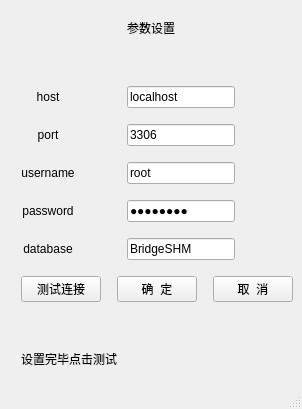
<?xml version="1.0" encoding="UTF-8"?>
<ui version="4.0">
 <class>MainWindow</class>
 <widget class="QMainWindow" name="MainWindow">
  <property name="geometry">
   <rect>
    <x>0</x>
    <y>0</y>
    <width>301</width>
    <height>409</height>
   </rect>
  </property>
  <property name="windowTitle">
   <string>MainWindow</string>
  </property>
  <widget class="QWidget" name="centralwidget">
   <layout class="QGridLayout" name="gridLayout">
    <item row="12" column="0" colspan="7">
     <spacer name="verticalSpacer_2">
      <property name="orientation">
       <enum>Qt::Vertical</enum>
      </property>
      <property name="sizeType">
       <enum>QSizePolicy::Fixed</enum>
      </property>
      <property name="sizeHint" stdset="0">
       <size>
        <width>20</width>
        <height>10</height>
       </size>
      </property>
     </spacer>
    </item>
    <item row="13" column="2" colspan="5">
     <layout class="QHBoxLayout" name="horizontalLayout">
      <item>
       <widget class="QPushButton" name="testconBtn">
        <property name="sizePolicy">
         <sizepolicy hsizetype="Fixed" vsizetype="Fixed">
          <horstretch>0</horstretch>
          <verstretch>0</verstretch>
         </sizepolicy>
        </property>
        <property name="text">
         <string>测试连接</string>
        </property>
       </widget>
      </item>
      <item>
       <spacer name="horizontalSpacer_4">
        <property name="orientation">
         <enum>Qt::Horizontal</enum>
        </property>
        <property name="sizeType">
         <enum>QSizePolicy::Fixed</enum>
        </property>
        <property name="sizeHint" stdset="0">
         <size>
          <width>10</width>
          <height>20</height>
         </size>
        </property>
       </spacer>
      </item>
      <item>
       <widget class="QPushButton" name="confirmBtn">
        <property name="sizePolicy">
         <sizepolicy hsizetype="Fixed" vsizetype="Fixed">
          <horstretch>0</horstretch>
          <verstretch>0</verstretch>
         </sizepolicy>
        </property>
        <property name="text">
         <string>确  定</string>
        </property>
       </widget>
      </item>
      <item>
       <spacer name="horizontalSpacer_7">
        <property name="orientation">
         <enum>Qt::Horizontal</enum>
        </property>
        <property name="sizeType">
         <enum>QSizePolicy::Fixed</enum>
        </property>
        <property name="sizeHint" stdset="0">
         <size>
          <width>10</width>
          <height>20</height>
         </size>
        </property>
       </spacer>
      </item>
      <item>
       <widget class="QPushButton" name="canBtn">
        <property name="sizePolicy">
         <sizepolicy hsizetype="Fixed" vsizetype="Fixed">
          <horstretch>0</horstretch>
          <verstretch>0</verstretch>
         </sizepolicy>
        </property>
        <property name="text">
         <string>取  消</string>
        </property>
       </widget>
      </item>
     </layout>
    </item>
    <item row="17" column="0" colspan="7">
     <spacer name="verticalSpacer">
      <property name="orientation">
       <enum>Qt::Vertical</enum>
      </property>
      <property name="sizeType">
       <enum>QSizePolicy::Fixed</enum>
      </property>
      <property name="sizeHint" stdset="0">
       <size>
        <width>20</width>
        <height>10</height>
       </size>
      </property>
     </spacer>
    </item>
    <item row="2" column="0" colspan="7">
     <spacer name="verticalSpacer_7">
      <property name="orientation">
       <enum>Qt::Vertical</enum>
      </property>
      <property name="sizeType">
       <enum>QSizePolicy::Expanding</enum>
      </property>
      <property name="sizeHint" stdset="0">
       <size>
        <width>20</width>
        <height>40</height>
       </size>
      </property>
     </spacer>
    </item>
    <item row="3" column="2">
     <widget class="QLabel" name="label">
      <property name="text">
       <string>host</string>
      </property>
      <property name="alignment">
       <set>Qt::AlignCenter</set>
      </property>
     </widget>
    </item>
    <item row="1" column="0" colspan="7">
     <widget class="QLabel" name="label_6">
      <property name="text">
       <string>参数设置</string>
      </property>
      <property name="alignment">
       <set>Qt::AlignCenter</set>
      </property>
     </widget>
    </item>
    <item row="16" column="2" colspan="3">
     <widget class="QLabel" name="tipLabel">
      <property name="text">
       <string>设置完毕点击测试</string>
      </property>
     </widget>
    </item>
    <item row="11" column="2">
     <widget class="QLabel" name="label_5">
      <property name="text">
       <string>database</string>
      </property>
      <property name="alignment">
       <set>Qt::AlignCenter</set>
      </property>
     </widget>
    </item>
    <item row="8" column="0" colspan="7">
     <spacer name="verticalSpacer_4">
      <property name="orientation">
       <enum>Qt::Vertical</enum>
      </property>
      <property name="sizeType">
       <enum>QSizePolicy::Fixed</enum>
      </property>
      <property name="sizeHint" stdset="0">
       <size>
        <width>20</width>
        <height>10</height>
       </size>
      </property>
     </spacer>
    </item>
    <item row="6" column="0" colspan="7">
     <spacer name="verticalSpacer_5">
      <property name="orientation">
       <enum>Qt::Vertical</enum>
      </property>
      <property name="sizeType">
       <enum>QSizePolicy::Fixed</enum>
      </property>
      <property name="sizeHint" stdset="0">
       <size>
        <width>20</width>
        <height>10</height>
       </size>
      </property>
     </spacer>
    </item>
    <item row="9" column="4">
     <widget class="QLineEdit" name="pwdEdit">
      <property name="sizePolicy">
       <sizepolicy hsizetype="Fixed" vsizetype="Fixed">
        <horstretch>0</horstretch>
        <verstretch>0</verstretch>
       </sizepolicy>
      </property>
      <property name="text">
       <string>9qqhaoma</string>
      </property>
      <property name="echoMode">
       <enum>QLineEdit::Password</enum>
      </property>
     </widget>
    </item>
    <item row="5" column="4">
     <widget class="QLineEdit" name="portEdit">
      <property name="sizePolicy">
       <sizepolicy hsizetype="Fixed" vsizetype="Fixed">
        <horstretch>0</horstretch>
        <verstretch>0</verstretch>
       </sizepolicy>
      </property>
      <property name="text">
       <string>3306</string>
      </property>
     </widget>
    </item>
    <item row="7" column="1">
     <spacer name="horizontalSpacer">
      <property name="orientation">
       <enum>Qt::Horizontal</enum>
      </property>
      <property name="sizeType">
       <enum>QSizePolicy::Expanding</enum>
      </property>
      <property name="sizeHint" stdset="0">
       <size>
        <width>40</width>
        <height>20</height>
       </size>
      </property>
     </spacer>
    </item>
    <item row="10" column="0" colspan="7">
     <spacer name="verticalSpacer_3">
      <property name="orientation">
       <enum>Qt::Vertical</enum>
      </property>
      <property name="sizeType">
       <enum>QSizePolicy::Fixed</enum>
      </property>
      <property name="sizeHint" stdset="0">
       <size>
        <width>20</width>
        <height>10</height>
       </size>
      </property>
     </spacer>
    </item>
    <item row="0" column="0" colspan="7">
     <spacer name="verticalSpacer_8">
      <property name="orientation">
       <enum>Qt::Vertical</enum>
      </property>
      <property name="sizeType">
       <enum>QSizePolicy::Fixed</enum>
      </property>
      <property name="sizeHint" stdset="0">
       <size>
        <width>20</width>
        <height>10</height>
       </size>
      </property>
     </spacer>
    </item>
    <item row="9" column="2">
     <widget class="QLabel" name="label_4">
      <property name="text">
       <string>password</string>
      </property>
      <property name="alignment">
       <set>Qt::AlignCenter</set>
      </property>
     </widget>
    </item>
    <item row="7" column="4">
     <widget class="QLineEdit" name="userEdit">
      <property name="sizePolicy">
       <sizepolicy hsizetype="Fixed" vsizetype="Fixed">
        <horstretch>0</horstretch>
        <verstretch>0</verstretch>
       </sizepolicy>
      </property>
      <property name="text">
       <string>root</string>
      </property>
     </widget>
    </item>
    <item row="7" column="2">
     <widget class="QLabel" name="label_3">
      <property name="sizePolicy">
       <sizepolicy hsizetype="Fixed" vsizetype="Preferred">
        <horstretch>0</horstretch>
        <verstretch>0</verstretch>
       </sizepolicy>
      </property>
      <property name="text">
       <string>username</string>
      </property>
      <property name="alignment">
       <set>Qt::AlignCenter</set>
      </property>
     </widget>
    </item>
    <item row="3" column="4">
     <widget class="QLineEdit" name="hostEdit">
      <property name="sizePolicy">
       <sizepolicy hsizetype="Fixed" vsizetype="Fixed">
        <horstretch>0</horstretch>
        <verstretch>0</verstretch>
       </sizepolicy>
      </property>
      <property name="text">
       <string>localhost</string>
      </property>
     </widget>
    </item>
    <item row="4" column="0" colspan="7">
     <spacer name="verticalSpacer_6">
      <property name="orientation">
       <enum>Qt::Vertical</enum>
      </property>
      <property name="sizeType">
       <enum>QSizePolicy::Fixed</enum>
      </property>
      <property name="sizeHint" stdset="0">
       <size>
        <width>20</width>
        <height>10</height>
       </size>
      </property>
     </spacer>
    </item>
    <item row="5" column="2">
     <widget class="QLabel" name="label_2">
      <property name="text">
       <string>port</string>
      </property>
      <property name="alignment">
       <set>Qt::AlignCenter</set>
      </property>
     </widget>
    </item>
    <item row="7" column="5">
     <spacer name="horizontalSpacer_2">
      <property name="orientation">
       <enum>Qt::Horizontal</enum>
      </property>
      <property name="sizeType">
       <enum>QSizePolicy::Fixed</enum>
      </property>
      <property name="sizeHint" stdset="0">
       <size>
        <width>40</width>
        <height>20</height>
       </size>
      </property>
     </spacer>
    </item>
    <item row="11" column="4">
     <widget class="QLineEdit" name="dbEdit">
      <property name="sizePolicy">
       <sizepolicy hsizetype="Fixed" vsizetype="Fixed">
        <horstretch>0</horstretch>
        <verstretch>0</verstretch>
       </sizepolicy>
      </property>
      <property name="text">
       <string>BridgeSHM</string>
      </property>
     </widget>
    </item>
    <item row="14" column="0" colspan="7">
     <spacer name="verticalSpacer_9">
      <property name="orientation">
       <enum>Qt::Vertical</enum>
      </property>
      <property name="sizeHint" stdset="0">
       <size>
        <width>20</width>
        <height>40</height>
       </size>
      </property>
     </spacer>
    </item>
    <item row="7" column="3">
     <spacer name="horizontalSpacer_3">
      <property name="orientation">
       <enum>Qt::Horizontal</enum>
      </property>
      <property name="sizeType">
       <enum>QSizePolicy::Fixed</enum>
      </property>
      <property name="sizeHint" stdset="0">
       <size>
        <width>40</width>
        <height>10</height>
       </size>
      </property>
     </spacer>
    </item>
   </layout>
  </widget>
  <widget class="QMenuBar" name="menubar">
   <property name="geometry">
    <rect>
     <x>0</x>
     <y>0</y>
     <width>301</width>
     <height>22</height>
    </rect>
   </property>
  </widget>
  <widget class="QStatusBar" name="statusbar"/>
 </widget>
 <resources/>
 <connections/>
</ui>
